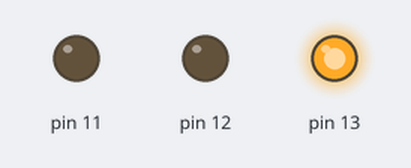
Bench run of a sketch on a simulated Arduino Uno, built with avr-gcc and run on an emulated ATmega328P. On the bench: output pins drawn as LEDs (lit = HIGH).

Above: at 1.2 s.
At 6.1 s:
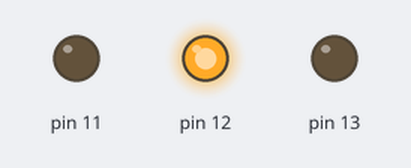
At 11.0 s:
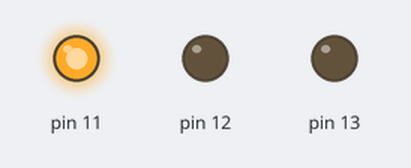
At 18.45 s:
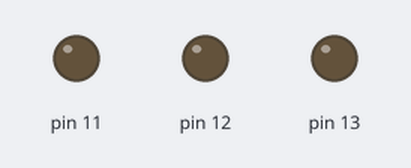
Timing chart, 0 to 19.1 s (numbered marks = the images above):
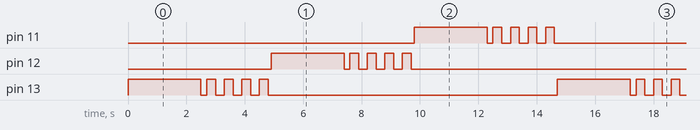

Measured:
- by itself, pin 11–13: repeats every 14.7 s: LOW 0.20 s, 3 × (HIGH 0.30 s, LOW 0.30 s), HIGH 0.30 s, LOW 9.9 s, HIGH 2.5 s
- by itself, everything shown: repeats every 14.7 s, in 30 steps

The sketch:

SemaforoSimples.ino
```cpp
int i=0;
int led;

void setup()
{
  pinMode(13, OUTPUT);
  pinMode(12, OUTPUT);
  pinMode(11, OUTPUT);
}
void piscaled(int led)
{
  do
  {
  digitalWrite(led, LOW);
  delay(200);
  digitalWrite(led,HIGH );
  delay(300);
  digitalWrite(led, LOW);
  delay(100);
    i=i+1;
  }while(i<=3);
  i=0;

}

void loop()
{
  //vermelho
  digitalWrite(13, HIGH);
  delay(2500);
  piscaled(13);


  //Amarelo
  digitalWrite(12, HIGH);
  delay(2500);
  piscaled(12);

  //Verde
  digitalWrite(11, HIGH);
  delay(2500);
  piscaled(11);

}
```
